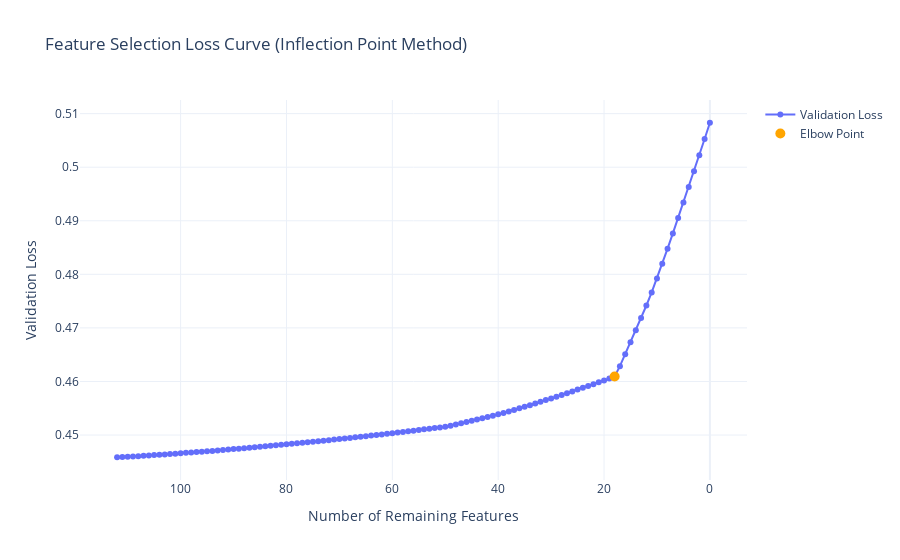

The code cell stored with this chart in its notebook:
### Markdown cell above
During the process of finding the best features and drop harmful features from the dataset we can see from the chart below that actually the optimal moment (Elbow point) was at keeping 18 instead of 20 features:

### Code cell
elbow_num_features_remaining, elbow_loss_value = plot_feature_selection_elbow_improved(
    feature_selection_summary
)

### Figure 1 — Plotly figure (JSON) as saved in the notebook; plotly's stock layout.template omitted (floating-point values rounded to 4 significant figures)
{"data": [{"hoverinfo": "text", "mode": "lines+markers", "name": "Validation Loss", "text": ["Removed: 1 features<br>Remaining: 112 features<br>Loss: 0.4459", "Removed: 2 features<br>Remaining: 111 features<br>Loss: 0.4459", "Removed: 3 features<br>Remaining: 110 features<br>Loss: 0.4459", "Removed: 4 features<br>Remaining: 109 features<br>Loss: 0.4460", "Removed: 5 features<br>Remaining: 108 features<br>Loss: 0.4461", "Removed: 6 features<br>Remaining: 107 features<br>Loss: 0.4461", "Removed: 7 features<br>Remaining: 106 features<br>Loss: 0.4462", "Removed: 8 features<br>Remaining: 105 features<br>Loss: 0.4463", "Removed: 9 features<br>Remaining: 104 features<br>Loss: 0.4463", "Removed: 10 features<br>Remaining: 103 features<br>Loss: 0.4464", "Removed: 11 features<br>Remaining: 102 features<br>Loss: 0.4465", "Removed: 12 features<br>Remaining: 101 features<br>Loss: 0.4465", "Removed: 13 features<br>Remaining: 100 features<br>Loss: 0.4466", "Removed: 14 features<br>Remaining: 99 features<br>Loss: 0.4467", "Removed: 15 features<br>Remaining: 98 features<br>Loss: 0.4467", "Removed: 16 features<br>Remaining: 97 features<br>Loss: 0.4468", "Removed: 17 features<br>Remaining: 96 features<br>Loss: 0.4469", "Removed: 18 features<br>Remaining: 95 features<br>Loss: 0.4470", "Removed: 19 features<br>Remaining: 94 features<br>Loss: 0.4470", "Removed: 20 features<br>Remaining: 93 features<br>Loss: 0.4471", "Removed: 21 features<br>Remaining: 92 features<br>Loss: 0.4472", "Removed: 22 features<br>Remaining: 91 features<br>Loss: 0.4473", "Removed: 23 features<br>Remaining: 90 features<br>Loss: 0.4474", "Removed: 24 features<br>Remaining: 89 features<br>Loss: 0.4475", "Removed: 25 features<br>Remaining: 88 features<br>Loss: 0.4475", "Removed: 26 features<br>Remaining: 87 features<br>Loss: 0.4476", "Removed: 27 features<br>Remaining: 86 features<br>Loss: 0.4477", "Removed: 28 features<br>Remaining: 85 features<br>Loss: 0.4478", "Removed: 29 features<br>Remaining: 84 features<br>Loss: 0.4479", "Removed: 30 features<br>Remaining: 83 features<br>Loss: 0.4480", "Removed: 31 features<br>Remaining: 82 features<br>Loss: 0.4481", "Removed: 32 features<br>Remaining: 81 features<br>Loss: 0.4482", "Removed: 33 features<br>Remaining: 80 features<br>Loss: 0.4483", "Removed: 34 features<br>Remaining: 79 features<br>Loss: 0.4484", "Removed: 35 features<br>Remaining: 78 features<br>Loss: 0.4484", "Removed: 36 features<br>Remaining: 77 features<br>Loss: 0.4485", "Removed: 37 features<br>Remaining: 76 features<br>Loss: 0.4486", "Removed: 38 features<br>Remaining: 75 features<br>Loss: 0.4487", "Removed: 39 features<br>Remaining: 74 features<br>Loss: 0.4488", "Removed: 40 features<br>Remaining: 73 features<br>Loss: 0.4489", "Removed: 41 features<br>Remaining: 72 features<br>Loss: 0.4490", "Removed: 42 features<br>Remaining: 71 features<br>Loss: 0.4492", "Removed: 43 features<br>Remaining: 70 features<br>Loss: 0.4493", "Removed: 44 features<br>Remaining: 69 features<br>Loss: 0.4494", "Removed: 45 features<br>Remaining: 68 features<br>Loss: 0.4495", "Removed: 46 features<br>Remaining: 67 features<br>Loss: 0.4496", "Removed: 47 features<br>Remaining: 66 features<br>Loss: 0.4497", "Removed: 48 features<br>Remaining: 65 features<br>Loss: 0.4498", "Removed: 49 features<br>Remaining: 64 features<br>Loss: 0.4499", "Removed: 50 features<br>Remaining: 63 features<br>Loss: 0.4500", "Removed: 51 features<br>Remaining: 62 features<br>Loss: 0.4501", "Removed: 52 features<br>Remaining: 61 features<br>Loss: 0.4502", "Removed: 53 features<br>Remaining: 60 features<br>Loss: 0.4503", "Removed: 54 features<br>Remaining: 59 features<br>Loss: 0.4505", "Removed: 55 features<br>Remaining: 58 features<br>Loss: 0.4506", "Removed: 56 features<br>Remaining: 57 features<br>Loss: 0.4507", "Removed: 57 features<br>Remaining: 56 features<br>Loss: 0.4508", "Removed: 58 features<br>Remaining: 55 features<br>Loss: 0.4509", "Removed: 59 features<br>Remaining: 54 features<br>Loss: 0.4511", "Removed: 60 features<br>Remaining: 53 features<br>Loss: 0.4512", "Removed: 61 features<br>Remaining: 52 features<br>Loss: 0.4513", "Removed: 62 features<br>Remaining: 51 features<br>Loss: 0.4514", "Removed: 63 features<br>Remaining: 50 features<br>Loss: 0.4516", "Removed: 64 features<br>Remaining: 49 features<br>Loss: 0.4518", "Removed: 65 features<br>Remaining: 48 features<br>Loss: 0.4520", "Removed: 66 features<br>Remaining: 47 features<br>Loss: 0.4522", "Removed: 67 features<br>Remaining: 46 features<br>Loss: 0.4524", "Removed: 68 features<br>Remaining: 45 features<br>Loss: 0.4526", "Removed: 69 features<br>Remaining: 44 features<br>Loss: 0.4529", "Removed: 70 features<br>Remaining: 43 features<br>Loss: 0.4531", "Removed: 71 features<br>Remaining: 42 features<br>Loss: 0.4534", "Removed: 72 features<br>Remaining: 41 features<br>Loss: 0.4536", "Removed: 73 features<br>Remaining: 40 features<br>Loss: 0.4539", "Removed: 74 features<br>Remaining: 39 features<br>Loss: 0.4541", "Removed: 75 features<br>Remaining: 38 features<br>Loss: 0.4544", "Removed: 76 features<br>Remaining: 37 features<br>Loss: 0.4547", "Removed: 77 features<br>Remaining: 36 features<br>Loss: 0.4550", "Removed: 78 features<br>Remaining: 35 features<br>Loss: 0.4553", "Removed: 79 features<br>Remaining: 34 features<br>Loss: 0.4556", "Removed: 80 features<br>Remaining: 33 features<br>Loss: 0.4559", "Removed: 81 features<br>Remaining: 32 features<br>Loss: 0.4562", "Removed: 82 features<br>Remaining: 31 features<br>Loss: 0.4565", "Removed: 83 features<br>Remaining: 30 features<br>Loss: 0.4568", "Removed: 84 features<br>Remaining: 29 features<br>Loss: 0.4572", "Removed: 85 features<br>Remaining: 28 features<br>Loss: 0.4575", "Removed: 86 features<br>Remaining: 27 features<br>Loss: 0.4578", "Removed: 87 features<br>Remaining: 26 features<br>Loss: 0.4581", "Removed: 88 features<br>Remaining: 25 features<br>Loss: 0.4585", "Removed: 89 features<br>Remaining: 24 features<br>Loss: 0.4588", "Removed: 90 features<br>Remaining: 23 features<br>Loss: 0.4592", "Removed: 91 features<br>Remaining: 22 features<br>Loss: 0.4595", "Removed: 92 features<br>Remaining: 21 features<br>Loss: 0.4599", "Removed: 93 features<br>Remaining: 20 features<br>Loss: 0.4602", "Removed: 94 features<br>Remaining: 19 features<br>Loss: 0.4606", "Removed: 95 features<br>Remaining: 18 features<br>Loss: 0.4609", "Removed: 96 features<br>Remaining: 17 features<br>Loss: 0.4629", "Removed: 97 features<br>Remaining: 16 features<br>Loss: 0.4651", "Removed: 98 features<br>Remaining: 15 features<br>Loss: 0.4673", "Removed: 99 features<br>Remaining: 14 features<br>Loss: 0.4695", "Removed: 100 features<br>Remaining: 13 features<br>Loss: 0.4718", "Removed: 101 features<br>Remaining: 12 features<br>Loss: 0.4742", "Removed: 102 features<br>Remaining: 11 features<br>Loss: 0.4766", "Removed: 103 features<br>Remaining: 10 features<br>Loss: 0.4792", "Removed: 104 features<br>Remaining: 9 features<br>Loss: 0.4820", "Removed: 105 features<br>Remaining: 8 features<br>Loss: 0.4848", "Removed: 106 features<br>Remaining: 7 features<br>Loss: 0.4876", "Removed: 107 features<br>Remaining: 6 features<br>Loss: 0.4905", "Removed: 108 features<br>Remaining: 5 features<br>Loss: 0.4934", "Removed: 109 features<br>Remaining: 4 features<br>Loss: 0.4963", "Removed: 110 features<br>Remaining: 3 features<br>Loss: 0.4992", "Removed: 111 features<br>Remaining: 2 features<br>Loss: 0.5022", "Removed: 112 features<br>Remaining: 1 features<br>Loss: 0.5053", "Removed: 113 features<br>Remaining: 0 features<br>Loss: 0.5083"], "type": "scatter", "x": [112, 111, 110, 109, 108, 107, 106, 105, 104, 103, 102, 101, 100, 99, 98, 97, 96, 95, 94, 93, 92, 91, 90, 89, 88, 87, 86, 85, 84, 83, 82, 81, 80, 79, 78, 77, 76, 75, 74, 73, 72, 71, 70, 69, 68, 67, 66, 65, 64, 63, 62, 61, 60, 59, 58, 57, 56, 55, 54, 53, 52, 51, 50, 49, 48, 47, 46, 45, 44, 43, 42, 41, 40, 39, 38, 37, 36, 35, 34, 33, 32, 31, 30, 29, 28, 27, 26, 25, 24, 23, 22, 21, 20, 19, 18, 17, 16, 15, 14, 13, 12, 11, 10, 9, 8, 7, 6, 5, 4, 3, 2, 1, 0], "y": [0.4459, 0.4459, 0.4459, 0.446, 0.4461, 0.4461, 0.4462, 0.4463, 0.4463, 0.4464, 0.4465, 0.4465, 0.4466, 0.4467, 0.4467, 0.4468, 0.4469, 0.447, 0.447, 0.4471, 0.4472, 0.4473, 0.4474, 0.4475, 0.4475, 0.4476, 0.4477, 0.4478, 0.4479, 0.448, 0.4481, 0.4482, 0.4483, 0.4484, 0.4484, 0.4485, 0.4486, 0.4487, 0.4488, 0.4489, 0.449, 0.4492, 0.4493, 0.4494, 0.4495, 0.4496, 0.4497, 0.4498, 0.4499, 0.45, 0.4501, 0.4502, 0.4503, 0.4505, 0.4506, 0.4507, 0.4508, 0.4509, 0.4511, 0.4512, 0.4513, 0.4514, 0.4516, 0.4518, 0.452, 0.4522, 0.4524, 0.4526, 0.4529, 0.4531, 0.4534, 0.4536, 0.4539, 0.4541, 0.4544, 0.4547, 0.455, 0.4553, 0.4556, 0.4559, 0.4562, 0.4565, 0.4568, 0.4572, 0.4575, 0.4578, 0.4581, 0.4585, 0.4588, 0.4592, 0.4595, 0.4599, 0.4602, 0.4606, 0.4609, 0.4629, 0.4651, 0.4673, 0.4695, 0.4718, 0.4742, 0.4766, 0.4792, 0.482, 0.4848, 0.4876, 0.4905, 0.4934, 0.4963, 0.4992, 0.5022, 0.5053, 0.5083]}, {"hoverinfo": "text", "marker": {"color": "orange", "size": 10, "symbol": "circle"}, "mode": "markers", "name": "Elbow Point", "text": ["Elbow Point at 18 features remaining"], "type": "scatter", "x": [18], "y": [0.4609]}], "layout": {"hovermode": "closest", "showlegend": true, "title": {"text": "Feature Selection Loss Curve (Inflection Point Method)"}, "xaxis": {"autorange": "reversed", "title": {"text": "Number of Remaining Features"}}, "yaxis": {"title": {"text": "Validation Loss"}}}}
